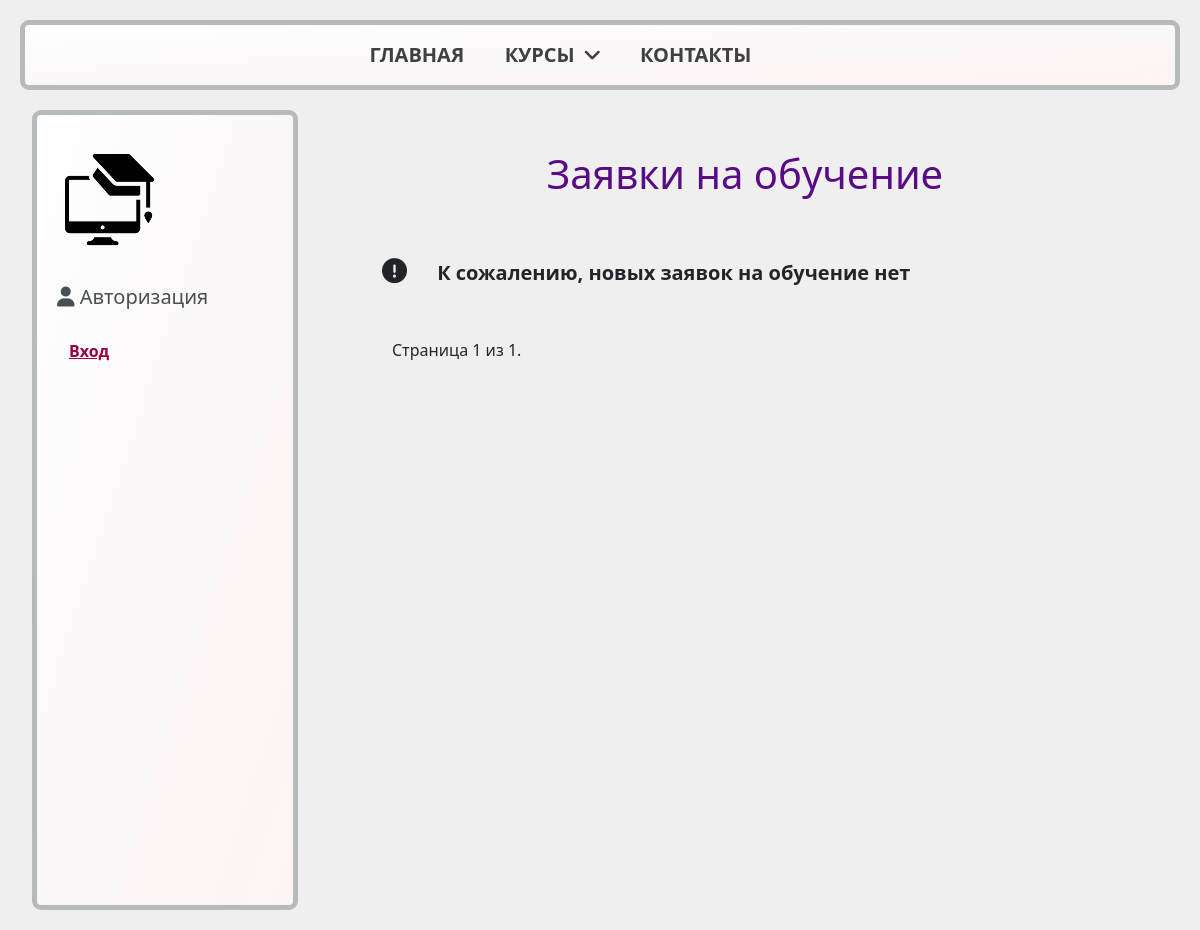
The app's page /students/r, older data.
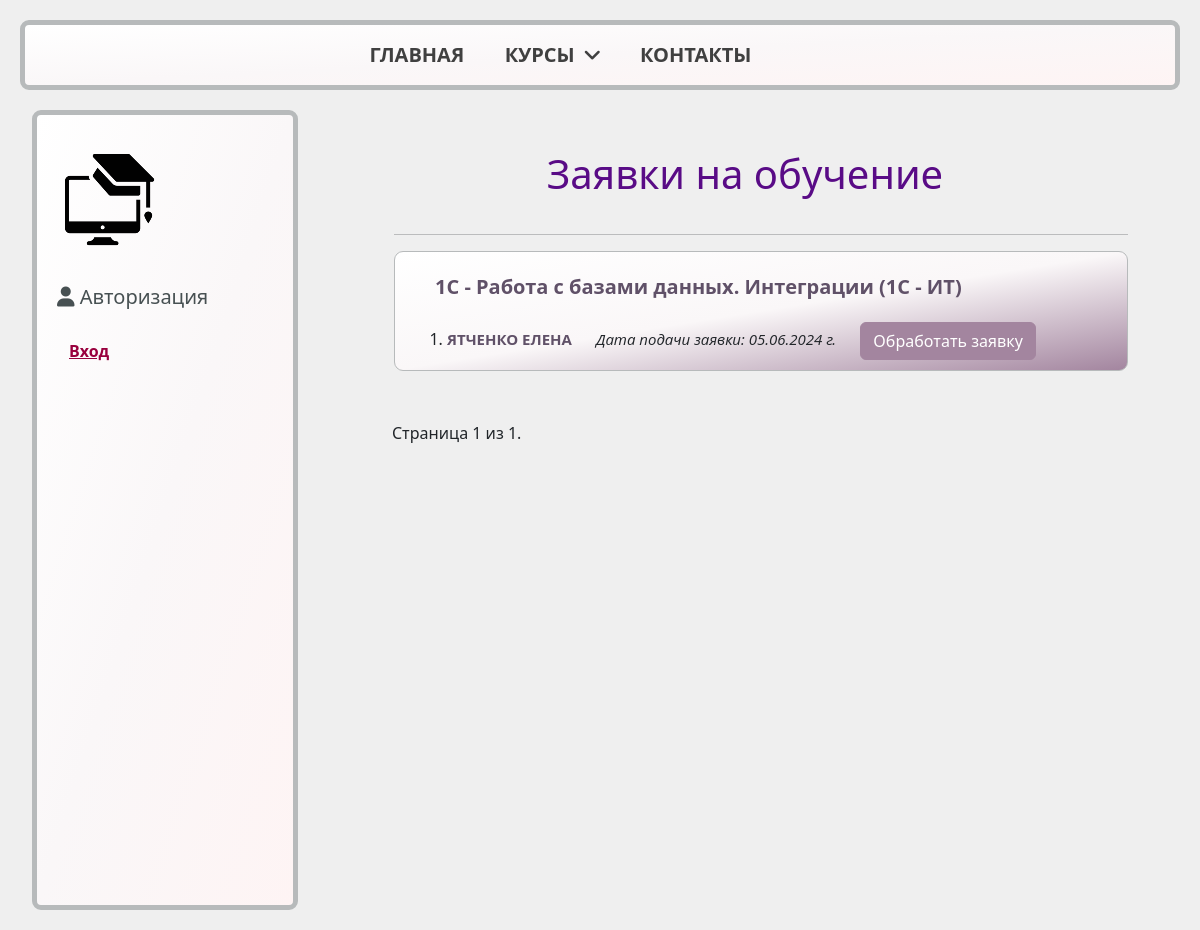
The same page, newer data.
### students_app/models.py (models this page shows, shortened)
class Course(models.Model):
    name = models.CharField(max_length=200)
    category = models.ForeignKey(
        Category, on_delete=models.SET_NULL, null=True)
    summary = models.TextField(
        max_length=1000, help_text="Краткое описание курса")
    lasting = models.IntegerField(
        default=1, help_text="Продолжительность курса, в месяцах"
    )
    cost = models.DecimalField(
        max_digits=8, decimal_places=2, help_text="Стоимость в месяц, азн"
    )
    added = models.DateField(auto_now_add=True)
    rating = models.DecimalField(
        max_digits=3, decimal_places=2, blank=True, null=True)
    is_deleted = models.BooleanField(default=False)
    deleted = models.DateField(auto_now=True)
    views_num = models.IntegerField(default=0)
    class Meta:
        ordering = ["-name"]

class Category(models.Model):
    name = models.CharField(
        max_length=100,
        verbose_name="Наименование",
        help_text="Категория курса (e.g. 1C - ИТ, 1C - Консалтинг)",
    )
    flag = models.CharField(
        max_length=10,
        verbose_name="Сокращение",
        default="nonamed",
        help_text="Только латинские символы в нижнем регистре, БЕЗ пробелов",
        unique=True,
    )
    class Meta:
        verbose_name = "Category"
        verbose_name_plural = "Categories"
    def __str__(self):
        return self.name

class Student(models.Model):
    related_user = models.ForeignKey(User, on_delete=models.CASCADE)
    name = models.CharField(verbose_name="Имя", max_length=50)
    surname = models.CharField(verbose_name="Фамилия", max_length=100)
    phone = models.CharField(verbose_name="Номер телефона", max_length=50)
    date_of_birth = models.DateField()
    course = models.ForeignKey(Course, on_delete=models.PROTECT)
    photo = models.ImageField(upload_to="images/", blank=True, null=True)
    @property
    def full_name(self):
        return f"{self.surname} {self.name}"
    STUDENT_STATUS = [
        ("r", "requested"),
        ("a", "approved"),
        ("f", "finished"),
    ]
    status = models.CharField(
        max_length=50,
        choices=STUDENT_STATUS,
        default="r",
        help_text="Статус студента",
    )
    request_date = models.DateField(auto_now_add=True)
    reg_date = models.DateField(blank=True, null=True)
    updated = models.DateField(auto_now=True)
    @property
    def is_finished(self):
        days = self.course.lasting * 30
        if self.reg_date and date.today() > self.reg_date + timedelta(days=days):
            return True
        return False
    is_paid = models.BooleanField(default=False)
    is_deleted = models.BooleanField(default=False)
    deleted = models.DateField(auto_now=True)
    class Meta:
        ordering = ["name"]
    def get_absolute_url(self):
        return reverse("student-detail", args=[str(self.id)])

### students_app/views.py (the view)
# urls.py: path("students/<str:status>", views.students, name="students"),
def students(request, status):
    student_list = Student.objects.filter(status=status, is_deleted=False)
    courses = set([student.course for student in student_list])
    paginator = Paginator(list(courses), 2)  # Show 2 contacts per page.
    page_number = request.GET.get("page")
    page_obj = paginator.get_page(page_number)
    return render(
        request,
        "students_app/students_list.html",
        context={"status": status, "page_obj": page_obj,
                 "student_list": student_list},
    )

### students_app/templates/students_app/students_list.html (shortened to what this page needs)
{% extends "base.html" %}
{% block content %}
<h1>{% if status == 'r' %}Заявки на обучение{% elif status == 'a' %}Список студентов
    {% elif status == 'f' %}Архив студентов{% endif %}</h1>
{% if student_list %}
<ul>
    {% for course in page_obj %}
    <hr>
    <div class="mine-block block-text">
        <p class="mine-ref course-list"><strong>{{ course.name }} ({{course.category}})</strong></p>
        <ol>
            {% for student in student_list %}
            {% if student.course == course %}
            <li class="m-top-20">
                <a class="mine-ref student" href="{{ student.get_absolute_url }}">{{ student.full_name|upper }}</a>
                {% if status == 'r' %}
                <span class="mark-line"><em>Дата подачи заявки: {{student.request_date|date:"d.m.Y"}} г.</em></span>
                <a class="btn btn-mine bottom-ref-left"
                    href="{% url 'student-approve' student.pk %}?next={{request.path}}">
                    Обработать заявку</a>
                {% endif %}
            </li>
            {% endif %}
            {% endfor %}
        </ol>
    </div>
    {% endfor %}
</ul>
{% else %}
<p class="info-text"> <i class="fas fa-circle-exclamation icons"></i>
    {% if status == 'r' %} К сожалению, новых заявок на обучение нет
    {% elif status == 'a' %} Студентов нет
    {% elif status == 'f' %} Архив студентов пуст{% endif %}</p>
{% endif %}
{% endblock %}
{% block pagination %}
<div class="pagination">
    <span class="page-links">
        <span class="page-current">
            Страница {{ page_obj.number }} из {{ page_obj.paginator.num_pages }}.
        </span>
    </span>
</div>
{% endblock %}

Row changes from the older to the newer data that the page shows:
now on this page (row edited): Course: name "1C - Работа с базами данных. Интеграции", category "1C - ИТ"
added Student: full_name "ЯТЧЕНКО ЕЛЕНА", request_date "05.06.2024"
Text that changed along with them:
text no longer shown: "К сожалению, новых заявок на обучение нет"
